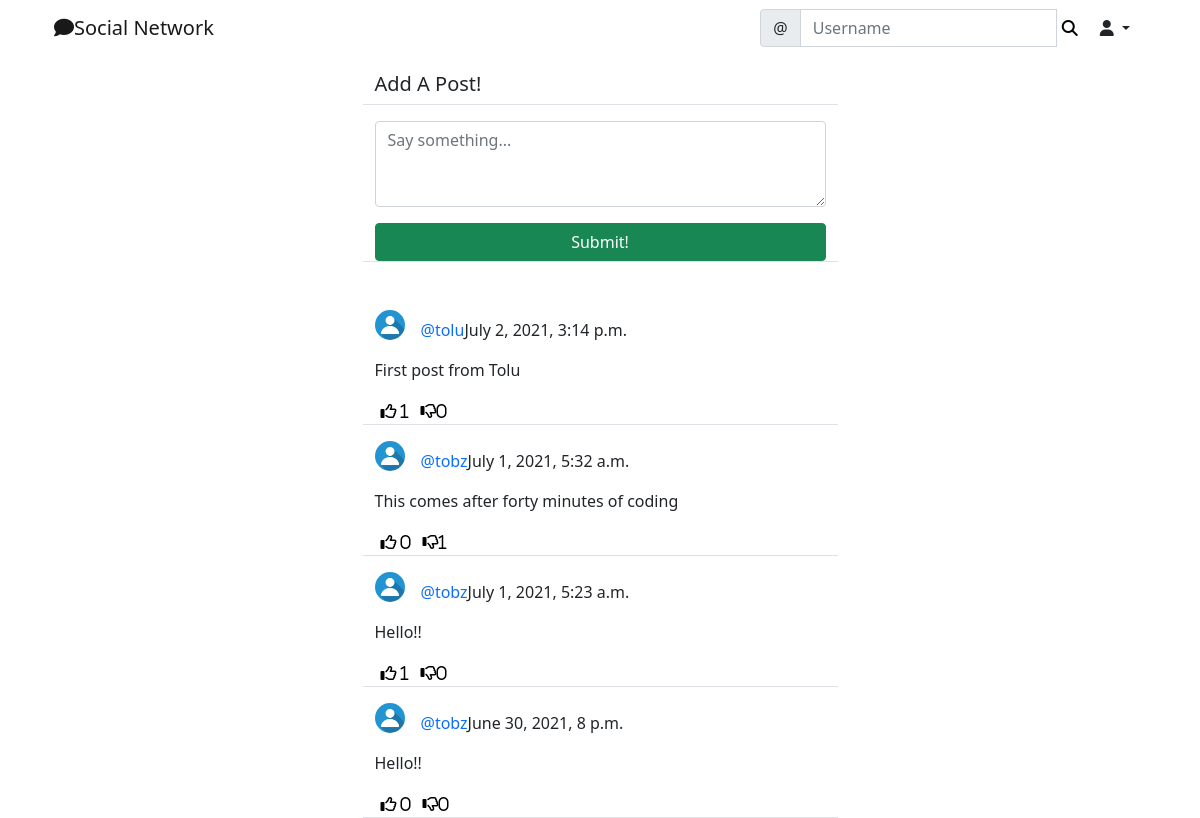
/social/ (signed in), run on the app's committed database.
### social/models.py (models this page shows)
class Post(models.Model):
    body = models.TextField()
    created_on = models.DateTimeField(default=timezone.now)
    author = models.ForeignKey(User, on_delete=models.CASCADE)
    likes = models.ManyToManyField(User, blank=True, related_name='likes')
    dislikes = models.ManyToManyField(User, blank=True, related_name='dislikes')

class UserProfile(models.Model):
    user = models.OneToOneField(User, primary_key=True, verbose_name='user', related_name='profile', on_delete=models.CASCADE)
    name = models.CharField(max_length=30, blank=True, null=True)
    bio = models.TextField(max_length=500, blank=True, null=True)
    birth_date = models.DateField(blank=True, null=True)
    location = models.CharField(max_length=100, blank=True, null=True)
    picture = models.ImageField(upload_to='uploads/profile_pictures', default='uploads/profile_pictures/default.png', blank= True)
    followers = models.ManyToManyField(User, blank=True, related_name='followers')

### social/views.py (the view, shortened to what this page needs)
# urls.py: path('', PostListView.as_view(), name='post-list'),
class PostListView(LoginRequiredMixin, View):
    def get(self, request, *args, **kwargs):
        logged_in_user = request.user
        post= Post.objects.filter(
            author__profile__followers__in= [logged_in_user.id]
        ).order_by('-created_on')
        form = PostForm()
        context= {
            'post_list': post,
            'form': form
        }
        return render(request, 'social/post_list.html', context)

### social/forms.py
class PostForm(forms.ModelForm):
    body = forms.CharField(
        label= '',
        widget= forms.Textarea(attrs={
            'rows': 3,
            'placeholder': 'Say something...'
        })
    )
    class Meta:
        model = Post
        fields = ['body']

### social/templates/social/post_list.html (shortened to what this page needs)
{% extends 'landing/base.html' %}
{% load crispy_forms_tags %}
{% block content %}
<div class="container">
    <div class="row justify-content-center mt-3">
        <div class="col-md-5 col-sm-12 border-bottom">
           <h5>Add A Post!</h5>
        </div>
    </div>
    <div class="row justify-content-center mt-3 mb-5">
        <div class="col-md-5 col-sm-12 border-bottom">
           <form action="" method="POST">
               {{ form | crispy }}
               <div class="d-grid gap-2">
                   <button class="btn btn-success mt-3">Submit!</button>
               </div>
           </form>
        </div>
    </div>
    {% for post in post_list %}
    <div class="row justify-content-center mt-3">
        <div class="col-md-5 col-sm-12 border-bottom position-relative">
            <div>
                <a href="{% url 'profile' post.author.profile.pk %}">
                    <img class="rounded-circle post-img" height="30" width="30"
                    src="{{ post.author.profile.picture.url }}" alt="profile picture">
                </a>
                <p class="post-text">
                    <a href="{% url 'profile' post.author.profile.pk %}"
                    class="text-primary post-link">@{{ post.author }}</a>{{ post.created_on }}
                </p>
            </div>
            <div class="position-relative">
                <p>{{ post.body }}</p>
            </div>
            <div class="d-flex flex-row">
                <form method="POST" action="{% url 'like' post.pk %}">
                    <button class="remove-default-btn" type="submit">
                        <i class="far fa-thumbs-up"> <span> {{ post.likes.all.count }}</span></i>
                    </button>
                </form>
                <form method="POST" action="{% url 'dislike' post.pk %}">
                    <button class="remove-default-btn" type="submit">
                        <i class="far fa-thumbs-down">{{ post.dislikes.all.count }}</i>
                    </button>
                </form>
            </div>
        </div>
    </div>
    {% endfor %}
</div>
{% endblock content %}

### static/styles.css (style rules this page uses)
.remove-default-btn { background-color: transparent; border: none; box-shadow: none; }
.post-link { text-decoration: none; }
.post-text { padding-top: 0.5rem; }
.post-img { float: left; margin-right: 1rem; }

### data on the page
Post: author.profile.picture (placeholder picture), author "tolu", created_on "July 2, 2021, 3:14 p.m.", body "First post from Tolu", likes.all.count "1", dislikes.all.count "0"
Post: author.profile.picture (placeholder picture), author "tobz", created_on "July 1, 2021, 5:32 a.m.", body "This comes after forty minutes of coding", likes.all.count "0", dislikes.all.count "1"
Post: author.profile.picture (placeholder picture), author "tobz", created_on "July 1, 2021, 5:23 a.m.", body "Hello!!", likes.all.count "1", dislikes.all.count "0"
Post: author.profile.picture (placeholder picture), author "tobz", created_on "June 30, 2021, 8 p.m.", body "Hello!!", likes.all.count "0", dislikes.all.count "0"
